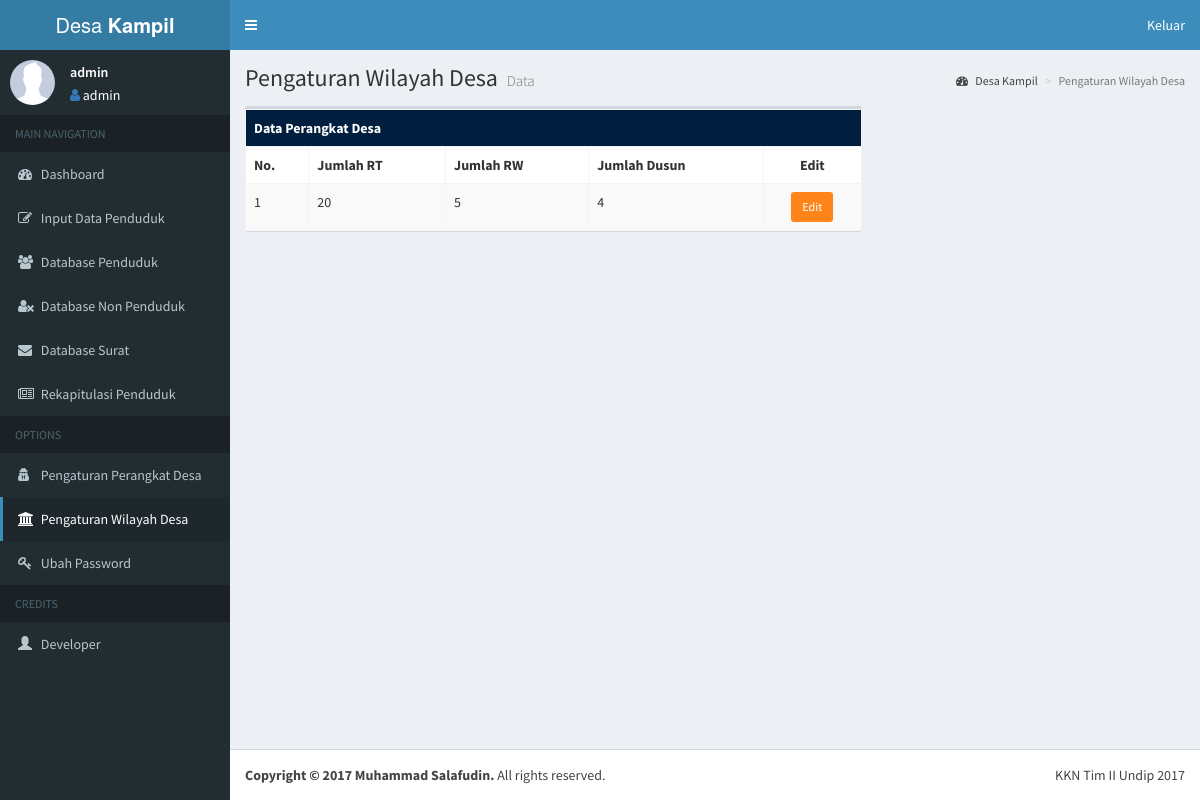
The page /page/desa/index.php (signed in) on the database its author committed.
### tables this page shows
CREATE TABLE `desa` (
  `id` tinyint(1) NOT NULL,
  `rt` varchar(3) NOT NULL,
  `rw` varchar(2) NOT NULL,
  `dusun` varchar(2) NOT NULL
);

### page/desa/index.php (the view, shortened to what this page needs)
<?php
if (isset($_SESSION['kategori']))
{ if($_SESSION['kategori'] == "admin"){
include'header.php';
?>
<!DOCTYPE>
<html>
	<head>
    <link rel="stylesheet" href="../bootstrap/css/bootstrap.min.css">
    <link rel="stylesheet" href="https://maxcdn.bootstrapcdn.com/font-awesome/4.4.0/css/font-awesome.min.css">
    <link rel="stylesheet" href="https://code.ionicframework.com/ionicons/2.0.1/css/ionicons.min.css">
	<link rel="stylesheet" href="https://cdn.datatables.net/1.10.15/css/jquery.dataTables.min.css">
    <link rel="stylesheet" href="../dist/css/AdminLTE.min.css">
    <link rel="stylesheet" href="../dist/css/skins/skin-blue.min.css">
	</head>
	<body>
      <div class="content-wrapper">
        <section class="content-header">
          <h1>
            Pengaturan Wilayah Desa
            <small>Data</small>
          </h1>
          <ol class="breadcrumb">
            <li><a href="#"><i class="fa fa-dashboard"></i> Desa Kampil</a></li>
            <li class="active">Pengaturan Wilayah Desa</li>
          </ol>
        </section>
		<div class="row">
        <section class="content">
		<form method='get' action="cari.php">
          <?php
				require_once('../../config.php');
				$con = mysqli_connect($db_host, $db_username, $db_password, $db_database);
				if (!isset($_GET['startrow']) or !is_numeric($_GET['startrow'])) {
				  $startrow = 0;
				} else {
				  $startrow = (int)$_GET['startrow'];
				}
				$query = "SELECT * FROM desa LIMIT $startrow, 10";
				$result = mysqli_query($con,$query);
				echo '<div style="overflow-x:auto;">';
				echo '<div class="col-xs-8">';
				echo '<div class="box">';
				echo '<table class="table table-striped table-bordered table-hover" border="1">';
				echo '<tr>';
				echo '<th colspan="10" class="bg-navy">Data Perangkat Desa</th>';
				echo '</tr>';
				echo "<tr>";
					echo '<th>No.</th>';
					echo "<th>Jumlah RT</th>";
					echo "<th>Jumlah RW</th>";
					echo "<th>Jumlah Dusun</th>";
					echo "<th style='text-align:center'>Edit</th>";
				echo "</tr>";
				$i=$startrow+1;
				while ($row = mysqli_fetch_array($result)){
				  echo '<tr>';
					  echo '<td>'.$i.'</td>';
					  echo '<td>'.$row['rt'].'</td>';
					  echo '<td>'.$row['rw'].'</td>';
					  echo '<td>'.$row['dusun'].'</td>';
					  echo '<td align="center"><a href="edit.php?id='.$row["id"].'" role="button" class="btn btn-sm bg-orange">Edit</a></td>';
				  echo '</tr>';
				  $i = $i+1;
				}
				echo '</table>';
				echo '</div></div>';
			?>
		</form>
        </section>
		</div>
      </div>
	</body>
</html>
<?php
}else{
	header('location:../../dashboard.php');
}
}
?>

### rows shown on the page
desa: rt "20", rw "5", dusun "4"

### other values the page prints
$_SESSION['nama'] "admin"
$_SESSION['kategori'] "admin"
